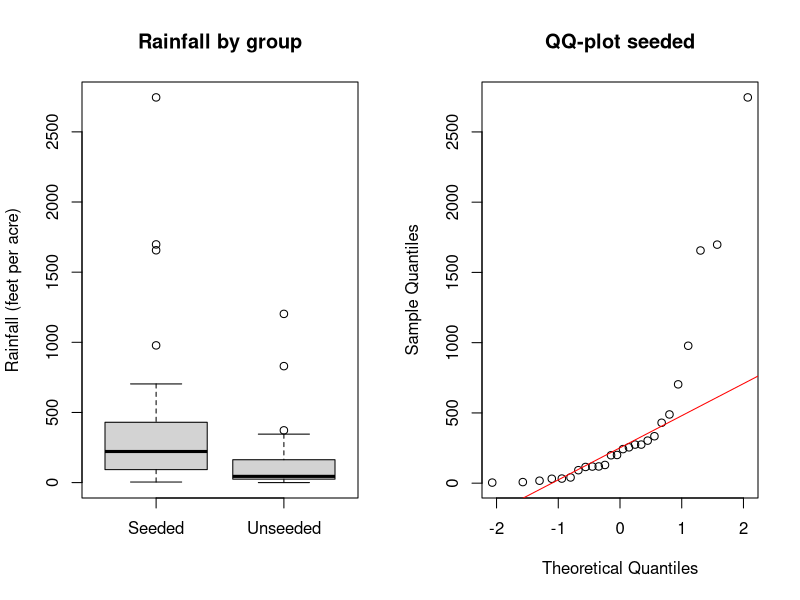
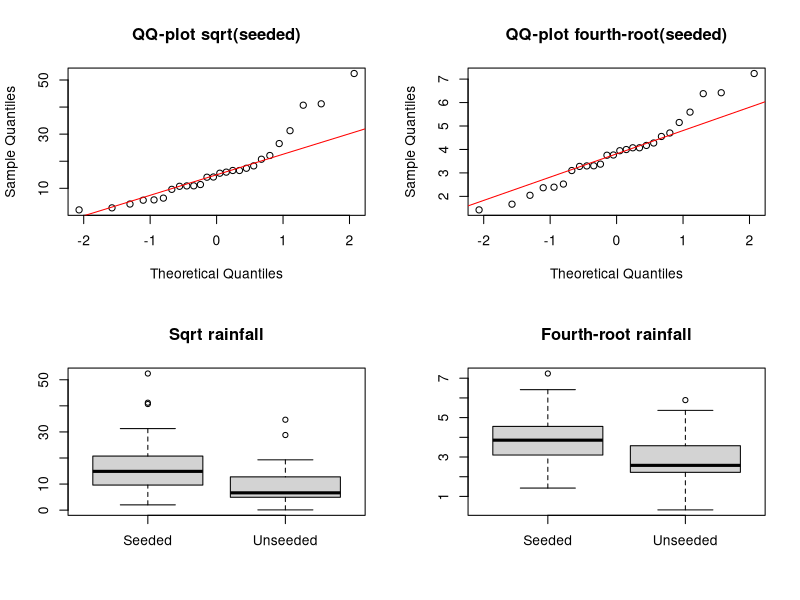
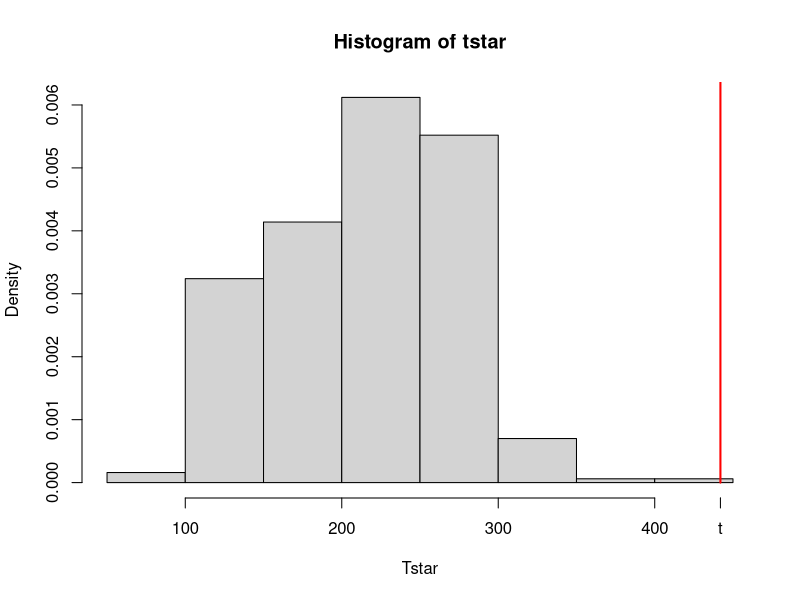
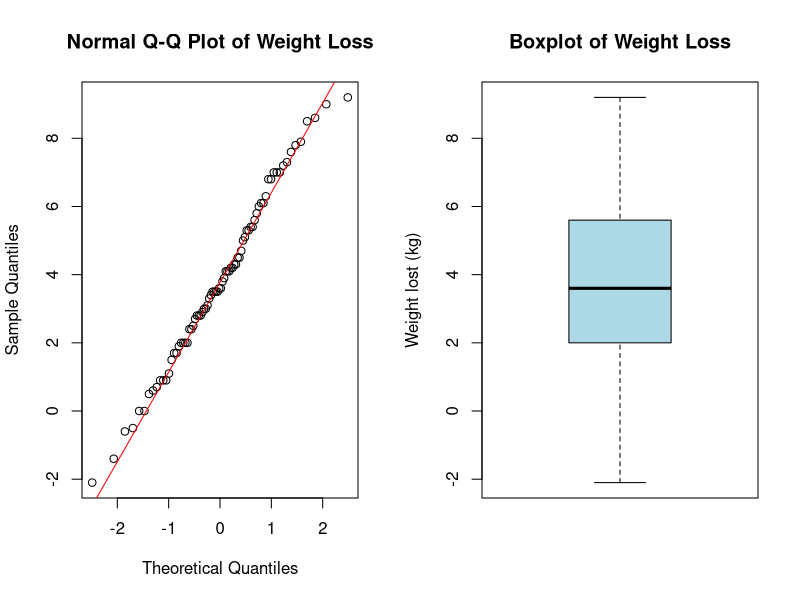
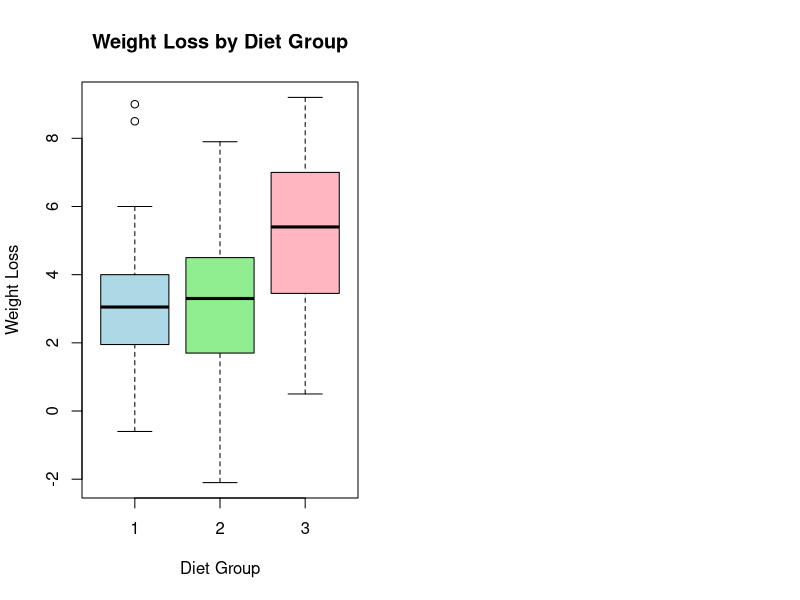
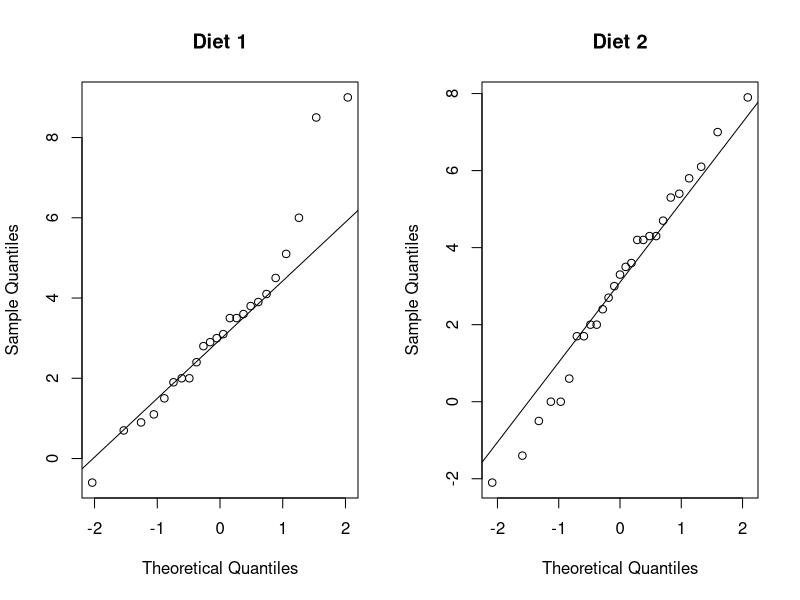
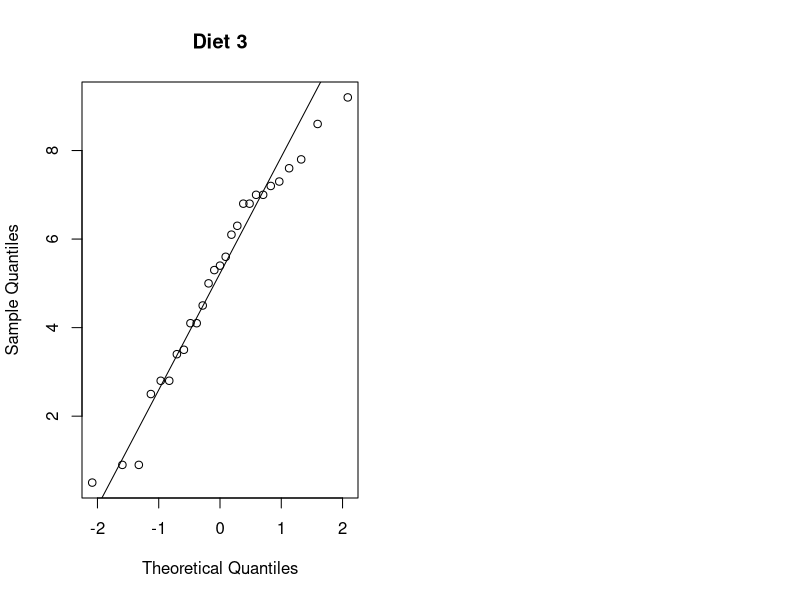
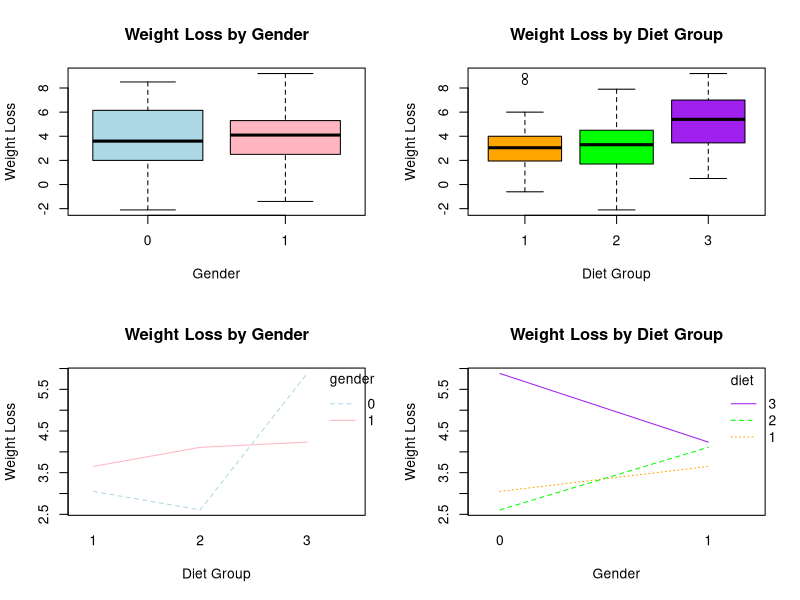

Write the R code that produced these figures, in order.
## ---- chunk 1
knitr::opts_chunk$set(
  echo = FALSE,      # verbergt alle code
  warning = FALSE,   # verbergt warnings
  message = FALSE    # verbergt package messages
)
## ---- chunk 2
options(digits = 3)

# Load data
clouds <- read.table("clouds.txt", header = TRUE)
seeded <- clouds$seeded
unseeded <- clouds$unseeded

# Visual check: skewness/outliers
par(mfrow=c(1,2))
boxplot(seeded, unseeded, names=c("Seeded","Unseeded"),
        main="Rainfall by group", ylab="Rainfall (feet per acre)")
qqnorm(seeded, main="QQ-plot seeded"); qqline(seeded, col="red")
par(mfrow=c(1,1))

# Tests
tt_two <- t.test(seeded, unseeded, alternative="two.sided")   # Welch
tt_gre <- t.test(seeded, unseeded, alternative="greater")

mw_two <- wilcox.test(seeded, unseeded, alternative="two.sided", exact=FALSE)
mw_gre <- wilcox.test(seeded, unseeded, alternative="greater", exact=FALSE)

ks_two <- ks.test(seeded, unseeded, alternative="two.sided")

# Short p-value table (only relevant lines)
pvals <- data.frame(
  Test = c("Welch t-test", "Mann–Whitney", "KS test"),
  `p (two-sided)` = c(tt_two$p.value, mw_two$p.value, ks_two$p.value),
  `p (seeded > unseeded)` = c(tt_gre$p.value, mw_gre$p.value, NA)
)
pvals

# Short conclusion text (auto-generated so it matches the numbers)
cat("\nConclusion (alpha = 0.05):\n")
cat(sprintf("- Welch t-test: two-sided p = %.4f; one-sided (seeded > unseeded) p = %.4f.\n",
            tt_two$p.value, tt_gre$p.value))
cat(sprintf("- Mann–Whitney: two-sided p = %.4f; one-sided p = %.4f.\n",
            mw_two$p.value, mw_gre$p.value))
cat(sprintf("- KS test (two-sided): p = %.4f.\n", ks_two$p.value))

cat("\nInterpretation:\n")
cat("Rainfall is highly skewed with extreme values, so the t-test assumptions are questionable.\n")
cat("Nonparametric tests (Mann–Whitney and KS) indicate a significant difference between groups.\n")
cat("Because assignment to seeded/unseeded clouds was randomized, a permutation test is applicable and valid.\n")
## ---- chunk 3
options(digits = 3)

clouds <- read.table("clouds.txt", header = TRUE)
seeded <- clouds$seeded
unseeded <- clouds$unseeded

seeded_sqrt  <- sqrt(seeded)
unseeded_sqrt <- sqrt(unseeded)

seeded_4rt  <- sqrt(seeded_sqrt)
unseeded_4rt <- sqrt(unseeded_sqrt)

par(mfrow=c(2,2))

qqnorm(seeded_sqrt, main="QQ-plot sqrt(seeded)")
qqline(seeded_sqrt, col="red")

qqnorm(seeded_4rt, main="QQ-plot fourth-root(seeded)")
qqline(seeded_4rt, col="red")

boxplot(seeded_sqrt, unseeded_sqrt,
        names=c("Seeded","Unseeded"),
        main="Sqrt rainfall")

boxplot(seeded_4rt, unseeded_4rt,
        names=c("Seeded","Unseeded"),
        main="Fourth-root rainfall")

par(mfrow=c(1,1))

tt_sqrt  <- t.test(seeded_sqrt, unseeded_sqrt, alternative="greater")
mw_sqrt  <- wilcox.test(seeded_sqrt, unseeded_sqrt, alternative="greater", exact=FALSE)
ks_sqrt  <- ks.test(seeded_sqrt, unseeded_sqrt)

tt_4rt  <- t.test(seeded_4rt, unseeded_4rt, alternative="greater")
mw_4rt  <- wilcox.test(seeded_4rt, unseeded_4rt, alternative="greater", exact=FALSE)
ks_4rt  <- ks.test(seeded_4rt, unseeded_4rt)

results_1b <- data.frame(
  Transformation = c("Sqrt", "Fourth-root"),
  `Welch p` = c(tt_sqrt$p.value, tt_4rt$p.value),
  `Mann-Whitney p` = c(mw_sqrt$p.value, mw_4rt$p.value),
  `KS (two-sided) p` = c(ks_sqrt$p.value, ks_4rt$p.value)
)

results_1b
## ---- chunk 4
options(digits=3)

# Exercise 1
clouds = read.table("clouds.txt", header=TRUE)

t1=sqrt(sqrt(clouds$seeded))
mean(t1)
mu3 <- t.test(t1, alternative = "greater", mu=3)
mu4 <- t.test(t1, alternative = "greater", mu=4)
mu3_5 <- t.test(t1, alternative = "greater", mu=3.5)

# Sign test 
sum(t1>3) 
binom.test(20,26,alt="g",p=0.5)

wilcox.test(t1,mu=3,alt="g", exact = FALSE)

results_1c <- data.frame(
  Transformation = c("P-Value"),
  `Mu = 3` = c(mu3$p.value),
  `Mu = 4` = c(mu4$p.value),
  `M = 3.5` = c(mu3_5$p.value)
)

results_1c
## ---- chunk 5
options(digits=3)

clouds = read.table("clouds.txt", header=TRUE)
seeded <- clouds$seeded

# Calculate the estimator
mean_estimator <- mean(seeded)

# Calculate the standard error 
se <- mean_estimator / sqrt(length(seeded))

# Finding the z-score 
z_score = qnorm(0.975)

# Lower CI Boundary
lower <- mean_estimator - z_score*se
lower

# Upper CI Boundary
upper <- mean_estimator + z_score*se
upper

# Bootstrap CI

B=1000
Tstar=numeric(B)
for(i in 1:B) {
  Xstar=sample(seeded,replace=TRUE)
  Tstar[i]=median(Xstar) 
}

Tstar25=quantile(Tstar,0.025)
Tstar975=quantile(Tstar,0.975)
c(2*mean(seeded)-Tstar975,2*mean(seeded)-Tstar25)

t <- mean_estimator
pl=sum(Tstar<t)/B;pr=sum(Tstar>t)/B
p=2*min(pl,pr); p
## p-value is 0.004 < 0.05 so H0 is rejected

hist(Tstar,prob=T, main="Histogram of tstar")
lines(rep(t,2),c(0,0.03), col="red",lwd=2)
axis(1,t,expression(paste("t")))

ks.test(jitter(Tstar), "pexp", t)
# p-value small so H0 is rejected

## ---- chunk 6
# read data for exc 2
head(data)
data <- read.table('diet.txt')
colnames(data) <- as.character(unlist(data[1, ]))
data <- data[-c(1), ]

# compute weight loss for every entry
data$weight_loss <- as.numeric(data$preweight) - as.numeric(data$weight6weeks)

weight_loss = data$weight_loss
weight6weeks = as.numeric(data$weight6weeks)
preweight = as.numeric(data$preweight)
## ---- chunk 7
# Q-Q plot for weight loss
par(mfrow=c(1,2));
qqnorm(weight_loss, main = "Normal Q-Q Plot of Weight Loss"); 
qqline(weight_loss, col = "red"); 
boxplot(weight_loss, main = "Boxplot of Weight Loss", ylab = "Weight lost (kg)", col = "lightblue");
## ---- chunk 8
result <- t.test(preweight, weight6weeks, paired = TRUE, alternative = "two.sided")
result
## ---- chunk 9
boxplot(weight_loss ~ diet, data = data,
        col = c("lightblue","lightgreen","lightpink"),
        xlab = "Diet Group",
        ylab = "Weight Loss",
        main = "Weight Loss by Diet Group")
## ---- chunk 10
model <- aov(weight_loss ~ diet, data = data)
summary(model)
## ---- chunk 11
par(mfrow = c(1,2))

qqnorm(data$weight_loss[data$diet == 1], main = "Diet 1")
qqline(data$weight_loss[data$diet == 1])

qqnorm(data$weight_loss[data$diet == 2], main = "Diet 2")
qqline(data$weight_loss[data$diet == 2])

qqnorm(data$weight_loss[data$diet == 3], main = "Diet 3")
qqline(data$weight_loss[data$diet == 3])
## ---- chunk 12
t.test(data$weight_loss[data$diet == 1], mu = 0, alternative = "greater"); 
t.test(data$weight_loss[data$diet == 2], mu = 0, alternative = "greater"); 
t.test(data$weight_loss[data$diet == 3], mu = 0, alternative = "greater");
## ---- chunk 13

aggregate(weight_loss ~ diet, data = data, mean)
aggregate(weight_loss ~ gender, data = data, mean)

## ---- chunk 14
par(mfrow = c(2,2))
boxplot(weight_loss ~ gender, data = data,
        col = c("lightblue","lightpink"),
        xlab = "Gender",
        ylab = "Weight Loss",
        main = "Weight Loss by Gender")

boxplot(weight_loss ~ diet, data = data,
        col = c("orange","green","purple"),
        xlab = "Diet Group",
        ylab = "Weight Loss",
        main = "Weight Loss by Diet Group")
## ---- chunk 15
aggregate(weight_loss ~ diet + gender, data = data, mean)

## ---- chunk 16
diet <- data$diet
gender <- data$gender 
weight_loss <- data$weight_loss
interaction.plot(diet, gender, weight_loss,
                 col = c("lightblue","lightpink"),
                 xlab = "Diet Group",
                 ylab = "Weight Loss",
                 main = "Weight Loss by Gender")
interaction.plot(gender, diet, weight_loss,
                 col = c("orange","green","purple"),
                 xlab = "Gender",
                 ylab = "Weight Loss",
                 main = "Weight Loss by Diet Group")
## ---- chunk 17
gender_factor = as.factor(gender)
diet_factor = as.factor(diet)

weight_loss_aov <- lm(weight_loss~diet_factor*gender_factor);
anova(weight_loss_aov)
## ---- chunk 18
data$diet   <- as.factor(data$diet)
data$gender <- as.factor(data$gender)
data$height <- as.numeric(as.character(data$height))
data$age    <- as.numeric(as.character(data$age))
par(mfrow = c(2,2))

plot(data$age, data$weight_loss,
     col = as.numeric(data$diet), pch = 19,
     xlab = "Age", ylab = "Weight loss",
     main = "Age vs weight loss (by diet)")
legend("topright", legend = levels(data$diet),
       col = 1:length(levels(data$diet)))

plot(data$height, data$weight_loss,
     col = as.numeric(data$diet), pch = 19,
     xlab = "Height", ylab = "Weight loss",
     main = "Height vs weight loss (by diet)")
legend("topright", legend = levels(data$diet),
       col = 1:length(levels(data$diet)))

plot(data$age, data$weight_loss,
     col = as.numeric(data$gender), pch = 19,
     xlab = "Age", ylab = "Weight loss",
     main = "Age vs weight loss (by gender)")
legend("topright", legend = levels(data$gender),
       col = 1:length(levels(data$gender)))

plot(data$height, data$weight_loss, , pch = 19,
     col = as.numeric(data$gender),
     xlab = "Height", ylab = "Weight loss",
     main = "Height vs weight loss (by gender)")
legend("topright", legend = levels(data$gender),
       col = 1:length(levels(data$gender)))

## ---- chunk 19
model1 <- lm(weight_loss ~ diet + gender + height + age, data = data)
anova(model1)
## ---- chunk 20
model_int <- lm(weight_loss ~ diet * gender + height + age, data = data)
anova(model_int)
## ---- chunk 21
anova(model1, model_int)
## ---- chunk 22
# Make sure variable types are correct (robust for knitting)
data$diet   <- as.factor(data$diet)
data$gender <- as.factor(data$gender)
data$age    <- as.numeric(data$age)
data$height <- as.numeric(data$height)

# Remove missing values
data2 <- na.omit(data)

# Fit final model (chosen in 2D)
model_int <- lm(weight_loss ~ diet * gender + height + age, data = data2)

# Average person (sample means)
mean_age <- mean(data2$age)
mean_height <- mean(data2$height)

# Predictions for all diet × gender groups
newdata <- expand.grid(
  diet = levels(data2$diet),
  gender = levels(data2$gender),
  age = mean_age,
  height = mean_height
)

pred <- predict(model_int, newdata = newdata, interval = "confidence", level = 0.95)
results <- cbind(newdata, pred)
results <- results[order(-results$fit), ]

results



